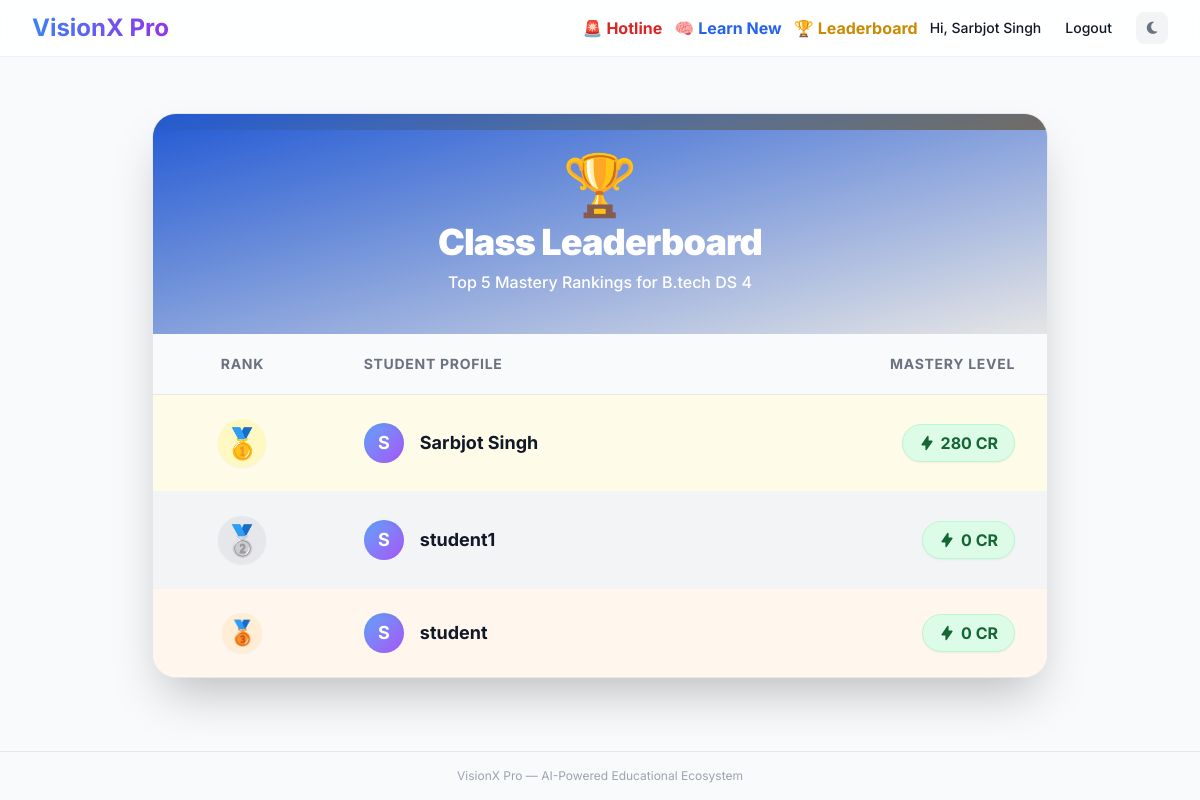
The app's page /student/leaderboard (signed in) with its own data.
### models.py (models this page shows)
class User(db.Model, UserMixin):
    id = db.Column(db.Integer, primary_key=True)
    username = db.Column(db.String(50), nullable=False)
    email = db.Column(db.String(100), unique=True, nullable=False)
    password_hash = db.Column(db.String(200), nullable=False)
    role = db.Column(db.String(20), nullable=False)
    department_id = db.Column(db.Integer, db.ForeignKey('department.id'), nullable=True)
    class_id = db.Column(db.Integer, db.ForeignKey('class.id'), nullable=True)
    assigned_class = db.relationship('Class', back_populates='students')
    credits = db.Column(db.Integer, default=0)
    attendance_percentage = db.Column(db.Float, default=0.0)

class Class(db.Model):
    id = db.Column(db.Integer, primary_key=True)
    name = db.Column(db.String(50), unique=True, nullable=False)
    department_id = db.Column(db.Integer, db.ForeignKey('department.id'), nullable=True)
    students = db.relationship('User', back_populates='assigned_class', lazy=True)
    department = db.relationship('Department')

### routes/student.py (the view)
@student.route('/student/leaderboard')
@login_required
def leaderboard():
    if current_user.role != 'Student':
        return "Unauthorized", 403
    students = User.query.filter_by(role='Student', class_id=current_user.class_id)\
                         .order_by(User.credits.desc())\
                         .limit(5).all()
    return render_template('leaderboard.html', students=students)

### app.py (called while the page is built)
@login_manager.user_loader
def load_user(user_id):
    return db.session.get(User, int(user_id))

### templates/leaderboard.html (shortened to what this page needs)
{% extends "base.html" %}
{% block content %}
<div class="flex justify-center items-center min-h-[70vh] py-8">
    <div class="card max-w-4xl w-full rounded-3xl overflow-hidden shadow-2xl relative">
        <div class="absolute top-0 inset-x-0 h-4 bg-gradient-to-r from-yellow-400 via-yellow-500 to-yellow-600"></div>
        <div class="bg-gradient-to-br from-brand-600 to-brand-800 text-white text-center py-10 rounded-t-2xl relative overflow-hidden">
            <div class="absolute inset-0 bg-black opacity-10"></div>
            <div class="relative z-10">
                <span class="text-6xl mb-2 block animate-bounce" style="animation-duration: 2s;">🏆</span>
                <h3 class="text-4xl font-black tracking-tight">Class Leaderboard</h3>
                <p class="text-brand-200 mt-2 font-medium">Top 5 Mastery Rankings for {{ current_user.assigned_class.name if current_user.assigned_class else 'Your Class' }}</p>
            </div>
        </div>
        <div class="bg-white dark:bg-darkcard rounded-b-3xl">
            <div class="overflow-hidden">
                <table class="min-w-full text-left border-collapse">
                    <thead class="bg-gray-50 dark:bg-gray-800/80 border-b border-gray-200 dark:border-gray-700">
                        <tr>
                            <th class="px-8 py-5 text-center text-sm font-bold text-gray-500 dark:text-gray-400 uppercase tracking-wider w-1/5">Rank</th>
                            <th class="px-8 py-5 text-sm font-bold text-gray-500 dark:text-gray-400 uppercase tracking-wider">Student Profile</th>
                            <th class="px-8 py-5 text-right text-sm font-bold text-gray-500 dark:text-gray-400 uppercase tracking-wider w-1/3">Mastery Level</th>
                        </tr>
                    </thead>
                    <tbody class="divide-y divide-gray-100 dark:divide-gray-800">
                        {% for student in students %}
                        <tr class="transition-colors hover:bg-gray-50 dark:hover:bg-gray-800/50 group
                            {% if loop.index == 1 %}bg-yellow-50 dark:bg-yellow-900/20{% elif loop.index == 2 %}bg-gray-100 dark:bg-gray-800/40{% elif loop.index == 3 %}bg-orange-50 dark:bg-orange-900/20{% endif %}">
                            <td class="px-8 py-6 text-center align-middle">
                                {% if loop.index == 1 %}
                                    <div class="inline-flex items-center justify-center w-12 h-12 rounded-full bg-yellow-100 text-yellow-600 text-3xl shadow-sm transform group-hover:scale-110 transition">🥇</div>
                                {% elif loop.index == 2 %}
                                    <div class="inline-flex items-center justify-center w-12 h-12 rounded-full bg-gray-200 text-gray-600 text-3xl shadow-sm transform group-hover:scale-110 transition">🥈</div>
                                {% elif loop.index == 3 %}
                                    <div class="inline-flex items-center justify-center w-10 h-10 rounded-full bg-orange-100 text-orange-600 text-2xl shadow-sm transform group-hover:scale-110 transition">🥉</div>
                                {% else %}
                                    <span class="text-xl font-bold text-gray-400 dark:text-gray-500">{{ loop.index }}</span>
                                {% endif %}
                            </td>
                            <td class="px-8 py-6 align-middle">
                                <div class="flex items-center">
                                    <div class="w-10 h-10 rounded-full bg-gradient-to-br from-brand-400 to-purple-500 flex items-center justify-center text-white font-bold text-lg shadow-inner mr-4">
                                        {{ student.username[0]|upper }}
                                    </div>
                                    <h5 class="text-lg font-bold text-gray-900 dark:text-white mb-0">{{ student.username }}</h5>
                                </div>
                            </td>
                            <td class="px-8 py-6 text-right align-middle">
                                <span class="inline-flex items-center px-4 py-1.5 rounded-full text-base font-bold bg-green-100 text-green-800 dark:bg-green-900/40 dark:text-green-400 border border-green-200 dark:border-green-800 shadow-sm">
                                    <svg class="w-4 h-4 mr-1.5" fill="currentColor" viewBox="0 0 20 20"><path fill-rule="evenodd" d="M11.3 1.046A1 1 0 0112 2v5h4a1 1 0 01.82 1.573l-7 10A1 1 0 018 18v-5H4a1 1 0 01-.82-1.573l7-10a1 1 0 011.12-.38z" clip-rule="evenodd"></path></svg>
                                    {{ student.credits }} CR
                                </span>
                            </td>
                        </tr>
                        {% endfor %}
                    </tbody>
                </table>
            </div>
        </div>
    </div>
</div>
{% endblock %}

### templates/base.html (shortened to what this page needs)
<!DOCTYPE html>
<html lang="en" class="light">
<head>
    <link rel="stylesheet" href="https://cdnjs.cloudflare.com/ajax/libs/font-awesome/6.5.1/css/all.min.css" />
    <script src="https://cdn.tailwindcss.com"></script>
</head>
<body class="bg-gray-50 dark:bg-darkbase text-gray-900 dark:text-gray-100 min-h-screen flex flex-col font-sans">
    <nav class="glass sticky top-0 z-50 transition-colors duration-200">
        <div class="max-w-7xl mx-auto px-4 sm:px-6 lg:px-8">
            <div class="flex justify-between items-center h-14">
                <a href="{% if current_user.is_authenticated %}{% if current_user.role == 'Technical Head' %}{{ url_for('auth.admin_dashboard') }}{% elif current_user.role == 'Teacher' %}{{ url_for('teacher.dashboard') }}{% elif current_user.role == 'Student' %}{{ url_for('student.dashboard') }}{% elif current_user.role == 'HOD' %}{{ url_for('hod_director.dashboard') }}{% elif current_user.role == 'Director' %}{{ url_for('hod_director.director_dashboard') }}{% else %}/{% endif %}{% else %}/{% endif %}" class="text-2xl font-bold bg-clip-text text-transparent bg-gradient-to-r from-brand-500 to-purple-600 hover:scale-105 transition-transform duration-300">
                </a>
                <div class="flex items-center gap-2 sm:gap-3">
                    {% if current_user.is_authenticated %}
                        {% if current_user.role == 'Student' %}
                        <a href="{{ url_for('student.complaints_portal') }}" class="flex items-center text-red-600 dark:text-red-400 font-bold hover:scale-105 transition-transform">
                            🚨 <span class="hidden sm:inline ml-1">Hotline</span>
                        </a>
                        <a href="{{ url_for('student.learn_new_dashboard') }}" class="flex items-center text-blue-600 dark:text-blue-400 font-bold hover:scale-105 transition-transform">
                            🧠 <span class="hidden sm:inline ml-1">Learn New</span>
                        </a>
                        <a href="{{ url_for('student.leaderboard') }}" class="flex items-center text-yellow-600 dark:text-yellow-400 font-bold hover:scale-105 transition-transform">
                            🏆 <span class="hidden sm:inline ml-1">Leaderboard</span>
                        </a>
                        {% endif %}
                        <span class="text-sm font-medium hidden sm:inline">Hi, {{ current_user.username }}</span>
                        <a href="{{ url_for('auth.logout') }}" class="px-3 py-2 rounded-lg text-sm font-medium hover:bg-gray-200 dark:hover:bg-gray-700 transition duration-200">Logout</a>
                    {% else %}
                        <a href="{{ url_for('auth.login') }}" class="btn-primary text-xs px-4 py-2">Login</a>
                    {% endif %}
                    <button id="themeToggle" class="w-8 h-8 flex items-center justify-center rounded-lg bg-gray-100 hover:bg-gray-200 dark:bg-gray-800 dark:hover:bg-gray-700 transition-colors text-gray-500 dark:text-gray-400">
                        <i class="fa-solid fa-moon text-sm block dark:hidden"></i>
                    </button>
                </div>
            </div>
        </div>
    </nav>
    <main class="flex-grow w-full max-w-7xl mx-auto px-4 sm:px-6 lg:px-8 py-6">
        {% block content %}{% endblock %}
    </main>
    <footer class="border-t border-gray-200 dark:border-gray-800 py-4 mt-auto">
        <p class="text-center text-xs text-gray-400 dark:text-gray-600">VisionX Pro — AI-Powered Educational Ecosystem</p>
    </footer>
</body>
</html>

### templates/base.html (style rules this page uses)
.glass { background: rgba(255, 255, 255, 0.85); backdrop-filter: blur(16px); -webkit-backdrop-filter: blur(16px); border-bottom: 1px solid rgba(0, 0, 0, 0.06); }
.card { background: #fff; border-radius: 1rem; border: 1px solid #e5e7eb; box-shadow: 0 1px 3px rgba(0,0,0,0.04), 0 1px 2px rgba(0,0,0,0.03); overflow: hidden; transition: box-shadow 0.2s ease; }
main { animation: fadeIn 0.25s ease-out; }

### records on screen
User: username "Sarbjot Singh", username "S", credits "280"
Class: assigned_class "B.tech DS 4"
User: username "S", username "student1", credits "0"
User: username "S", username "student", credits "0"
